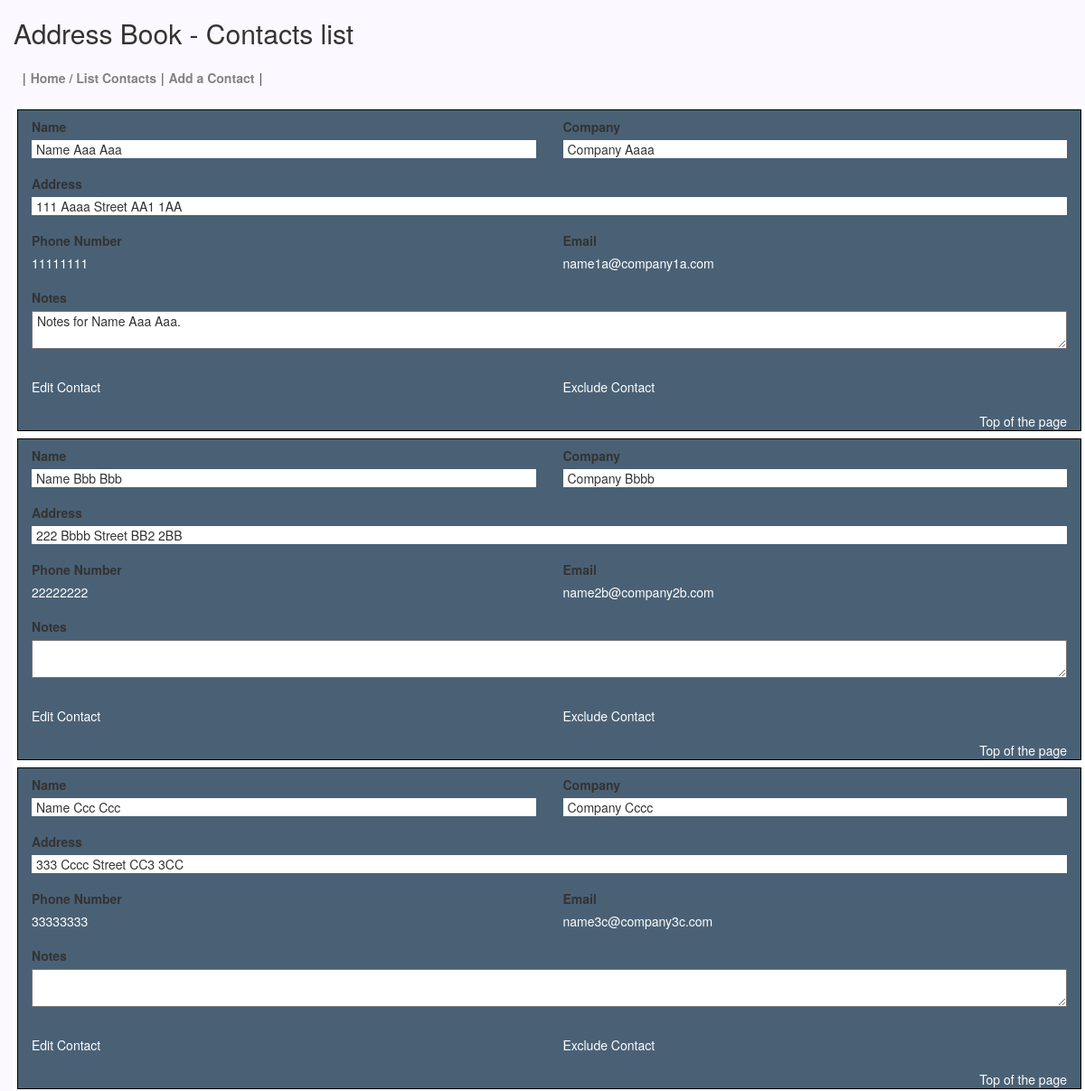
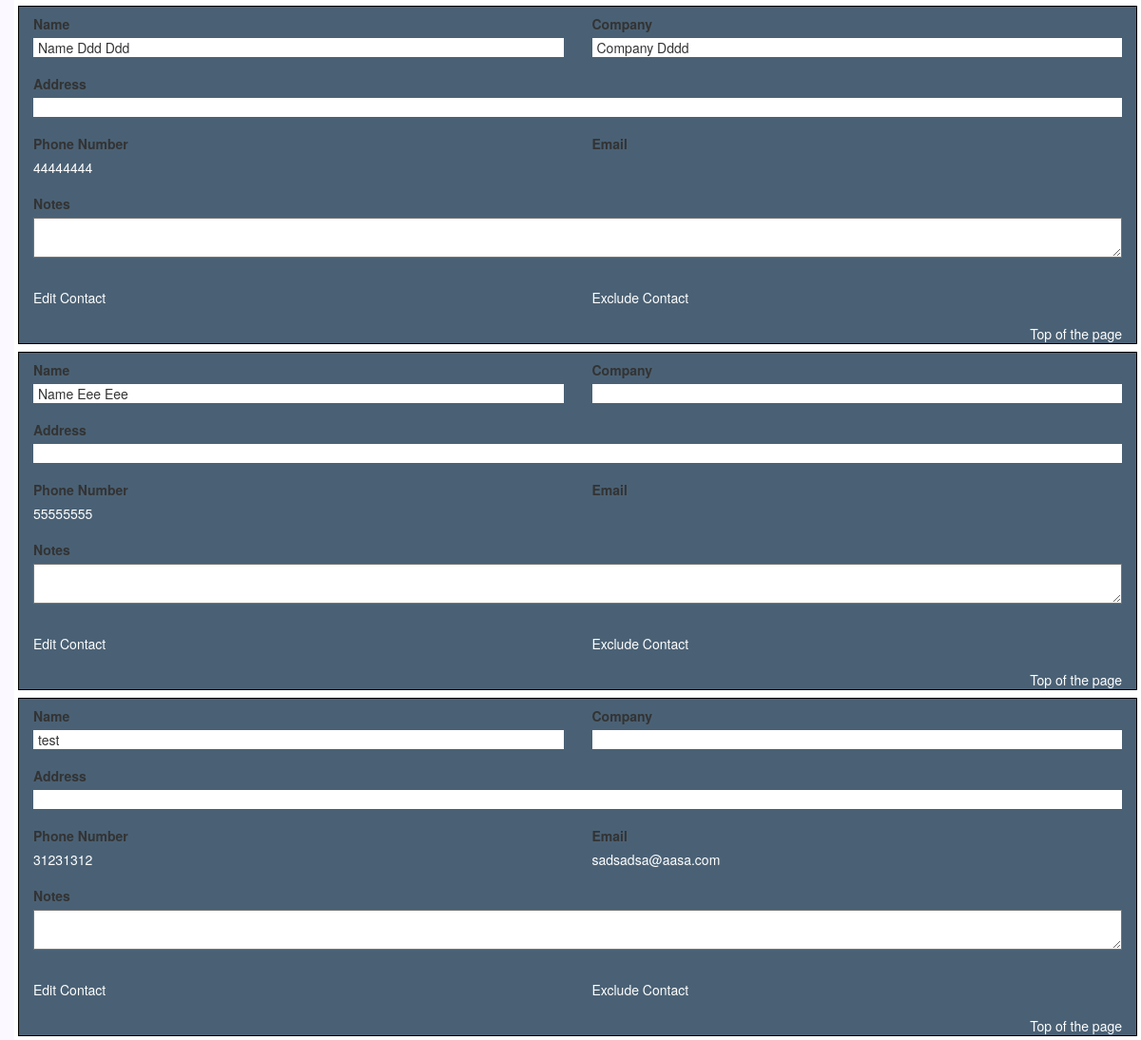
The page / on the database its author committed (2 pictures, top to bottom).
### tables this page shows
CREATE TABLE IF NOT EXISTS `address_book_table` (
  `id` int(5) NOT NULL AUTO_INCREMENT,
  `name` varchar(255) NOT NULL COMMENT 'Required.',
  `company` varchar(255) DEFAULT NULL,
  `address` varchar(255) DEFAULT NULL,
  `phone` varchar(255) NOT NULL COMMENT 'Required.',
  `email` varchar(255) DEFAULT NULL,
  `notes` text,
  PRIMARY KEY (`id`)
);

### inc/config.php (called while the page is built, shortened)
<?php
$debug = 0;
$db_host = "localhost";
$db_user = "root";
$db_password = "root";
$db_name = "address_book_db";
$db_management_system = "mysql";
?>

### lib/adodb5/adodb.inc.php (called while the page is built, shortened)
<?php
if (!defined('_ADODB_LAYER')) {
	function ADODB_str_replace($src, $dest, $data) {
		if (ADODB_PHPVER >= 0x4050) {
			return str_replace($src,$dest,$data);
		}
		return $data;
	}
	function ADODB_Setup() {
		$ADODB_FETCH_MODE = ADODB_FETCH_DEFAULT;
	}
	abstract class ADOConnection {
	var $database = '';
	var $host = '';
	var $user = '';
	var $debug = false;
	var $true = '1';
	var $false = '0';
	var $fetchMode=false;
	var $bulkBind = false;
	var $_queryID = false;
	var $_bindInputArray = false;
	function PConnect($argHostname = "", $argUsername = "", $argPassword = "", $argDatabaseName = "") {
		if ($argHostname != "") {
			$this->host = $argHostname;
		}
		if ($argUsername != "") {
			$this->user = $argUsername;
		}
		if ($argDatabaseName != "") {
			$this->database = $argDatabaseName;
		}
		if ($rez = $this->_pconnect($this->host, $this->user, $argPassword, $this->database)) {
			return true;
		}
		return $ret;
	}
	function Execute($sql,$inputarr=false) {
		if ($inputarr !== false) {
			if (!is_array($inputarr)) {
				$inputarr = array($inputarr);
			}
			$element0 = reset($inputarr);
			$array_2d = $this->bulkBind && is_array($element0) && !is_object(reset($element0));
			unset($element0);
			if (!is_array($sql) && !$this->_bindInputArray) {
				$sqlarr = explode('?',$sql);
				$nparams = sizeof($sqlarr)-1;
				if ($nparams != count($inputarr)) {
					$this->outp_throw(
						"Input array has " . count($inputarr) .
						" params, does not match query: '" . htmlspecialchars($sql) . "'",
						'Execute'
					);
					return false;
				}
				if (!$array_2d) {
					$inputarr = array($inputarr);
				}
				foreach($inputarr as $arr) {
					$sql = ''; $i = 0;
					while(list(, $v) = each($arr)) {
						$sql .= $sqlarr[$i];
						$typ = gettype($v);
						if ($typ == 'string') {
							$sql .= $this->qstr($v);
						} else if ($typ == 'double') {
							$sql .= str_replace(',','.',$v);
						} else if ($typ == 'boolean') {
							$sql .= $v ? $this->true : $this->false;
						} else if ($typ == 'object') {
							if (method_exists($v, '__toString')) {
								$sql .= $this->qstr($v->__toString());
							} else {
								$sql .= $this->qstr((string) $v);
							}
						} else if ($v === null) {
							$sql .= 'NULL';
						} else {
							$sql .= $v;
						}
						$i += 1;
						if ($i == $nparams) {
							break;
						}
					}
					if (isset($sqlarr[$i])) {
						$sql .= $sqlarr[$i];
						if ($i+1 != sizeof($sqlarr)) {
							$this->outp_throw( "Input Array does not match ?: ".htmlspecialchars($sql),'Execute');
						}
					} else if ($i != sizeof($sqlarr)) {
						$this->outp_throw( "Input array does not match ?: ".htmlspecialchars($sql),'Execute');
					}
					$ret = $this->_Execute($sql);
					if (!$ret) {
						return $ret;
					}
				}
			} else {
				if ($array_2d) {
					if (is_string($sql)) {
						$stmt = $this->Prepare($sql);
					} else {
						$stmt = $sql;
					}
					foreach($inputarr as $arr) {
						$ret = $this->_Execute($stmt,$arr);
						if (!$ret) {
							return $ret;
						}
					}
				} else {
					$ret = $this->_Execute($sql,$inputarr);
				}
			}
		} else {
			$ret = $this->_Execute($sql,false);
		}
		return $ret;
	}
	function _Execute($sql,$inputarr=false) {
		if( is_string($sql) ) {
			$sql = ADODB_str_replace( '_ADODB_COUNT', '', $sql );
		}
		if ($this->debug) {
			global $ADODB_INCLUDED_LIB;
			if (empty($ADODB_INCLUDED_LIB)) {
				include(ADODB_DIR.'/adodb-lib.inc.php');
			}
			$this->_queryID = _adodb_debug_execute($this, $sql,$inputarr);
		} else {
			$this->_queryID = @$this->_query($sql,$inputarr);
		}
		$rs = new $rsclass($this->_queryID,$this->fetchMode);
		$rs->connection = $this;
		$rs->Init();
		if (is_array($sql)) {
			$rs->sql = $sql[0];
		} else {
			$rs->sql = $sql;
		}
		return $rs;
	}
}
	class ADORecordSet implements IteratorAggregate {
	var $fields = false;
	var $EOF = false;
	var $_numOfRows = -1;
	var $_numOfFields = -1;
	var $_currentRow = -1;
	function __construct($queryID) {
		$this->_queryID = $queryID;
	}
	function Init() {
		if ($this->_numOfRows != 0 && $this->_numOfFields && $this->_currentRow == -1) {
			$this->_currentRow = 0;
			if ($this->EOF = ($this->_fetch() === false)) {
				$this->_numOfRows = 0;
			}
		} else {
			$this->EOF = true;
		}
	}
	function FetchRow() {
		if ($this->EOF) {
			return false;
		}
		$arr = $this->fields;
		$this->_currentRow++;
		if (!$this->_fetch()) {
			$this->EOF = true;
		}
		return $arr;
	}
	protected function AssocCaseConvertFunction($case = ADODB_ASSOC_CASE) {
		switch($case) {
			case ADODB_ASSOC_CASE_NATIVE:
			default:
				return false;
		}
	}
	function RecordCount() {
		return $this->_numOfRows;
	}
	protected function _updatefields()
	{
		if( empty($this->fields)) {
			return;
		}
		$fn_change_case = $this->AssocCaseConvertFunction();
		if(!$fn_change_case) {
			return;
		}
		$arr = array();
		$this->fields = $arr;
	}
}
	function ADOLoadCode($dbType) {
		$db = strtolower($dbType);
		switch ($db) {
			default:
				$class = $db; break;
		}
		$file = ADODB_DIR."/drivers/adodb-".$db.".inc.php";
		if (class_exists("ADODB_" . $class)) {
			return $class;
		}
		return false;
	}
	function ADONewConnection($db='') {
		global $ADODB_NEWCONNECTION, $ADODB_LASTDB;
		$errorfn = (defined('ADODB_ERROR_HANDLER')) ? ADODB_ERROR_HANDLER : false;
		if(empty($obj)) {
			if (!isset($ADODB_LASTDB)) {
				$ADODB_LASTDB = '';
			}
			if ($db != $ADODB_LASTDB) {
				$db = ADOLoadCode($db);
			}
			$cls = 'ADODB_'.$db;
			$obj = new $cls();
		}
		return $obj;
	}
}

### classes/Utils.class.php (called while the page is built, shortened)
<?php
class Utils {
    var $connection = NULL;
    function openConnection() {
        if ($this->connection == NULL) {
            require(DIR_FS_CONFIG . "inc/config.php");
            $connection = ADONewConnection($db_management_system);
            if ($connection->PConnect($db_host, $db_user, $db_password, $db_name)) {
                $connection->debug = $debug;
                $this->connection = $connection;
                return true;
            } else {
            	$this->setErrorMsg("DataBase connection error.");
                return false;
            }
        } else if (is_a($this->connection, '__PHP_Incomplete_Class')) {
            require(DIR_FS_CONFIG . "inc/config.php");
            $this->session_name = SESSION_NAME;
            $connection = ADONewConnection($db_management_system);
            if ($connection->PConnect($db_host, $db_user, $db_password, $db_name)) {
                $connection->debug = $debug;
                $this->connection = $connection;
                return true;
            } else {
                $this->setErrorMsg("DataBase connection error.");
                return false;
            }
        } else {
            return true;
        }
    }
}
?>

### lib/adodb5/drivers/adodb-mysql.inc.php (called while the page is built, shortened)
<?php
if (! defined("_ADODB_MYSQL_LAYER")) {
class ADODB_mysql extends ADOConnection {
	var $clientFlags = 0;
	function _pconnect($argHostname, $argUsername, $argPassword, $argDatabasename)
	{
		if (ADODB_PHPVER >= 0x4300)
			$this->_connectionID = mysql_pconnect($argHostname,$argUsername,$argPassword,$this->clientFlags);
		else
			$this->_connectionID = mysql_pconnect($argHostname,$argUsername,$argPassword);
		if ($argDatabasename) return $this->SelectDB($argDatabasename);
		return true;
	}
	function SelectDB($dbName)
	{
		if ($this->_connectionID) {
			return @mysql_select_db($dbName,$this->_connectionID);
		}
		else return false;
	}
	function _query($sql,$inputarr=false)
	{
	return mysql_query($sql,$this->_connectionID);
	}
}
class ADORecordSet_mysql extends ADORecordSet{
	function __construct($queryID,$mode=false)
	{
		if ($mode === false) {
			global $ADODB_FETCH_MODE;
			$mode = $ADODB_FETCH_MODE;
		}
		switch ($mode)
		{
		case ADODB_FETCH_DEFAULT:
		case ADODB_FETCH_BOTH:
		default:
			$this->fetchMode = MYSQL_BOTH; break;
		}
	}
	function _initrs()
	{
		$this->_numOfRows = @mysql_num_rows($this->_queryID);
		$this->_numOfFields = @mysql_num_fields($this->_queryID);
	}
	function _fetch()
	{
		$this->fields = @mysql_fetch_array($this->_queryID,$this->fetchMode);
		return is_array($this->fields);
	}
}
}

### classes/Contacts.class.php (called while the page is built, shortened)
<?php
class Contacts extends Utils {
    public function listsContacts() {
        $query = "SELECT *
                  FROM address_book_table
                  ORDER BY name";
        $rs = $this->connection->Execute($query);
        $list = array();
        if ($rs && $rs->recordCount() > 0) {
            while ($row = $rs->fetchRow()) {
                array_push($list, $row);
            }
        }
        return $list;
    }
}
?>

### index.php (the view, shortened to what this page needs)
<?php
	require("inc/config.php");
	require(DIR_FS_LIB . "adodb5/adodb.inc.php");
	require(DIR_FS_CLASSES . "Utils.class.php");
	require(DIR_FS_CLASSES . "Contacts.class.php");
    $subTitle = "Contacts list";
    require("header.php");
?>
<div class="ĺistWrapper">
<?php
    $contacts = new Contacts();
    $contactList = $contacts->listsContacts();
    foreach ($contactList as $contactLine) {
echo '<div class="contactLine">
	<a name="contactTop'.$contactLine['id'].'"></a>
	<div id="divListContatcLeft" class="col-xs-12 col-sm-6">
	<p><label for="name">Name</label><br>
		  <input name="name" id="name" value="'.$contactLine['name'].'" readonly/></p>
	</div>
	<div class="clearfix visible-xs-block"></div>
	<div id="divListContatcRight" class="col-xs-12 col-sm-6">
		  <p><label for="company">Company</label><br>
		  <input name="company" id="company" value="'.$contactLine['company'].'" readonly/></p>
	</div>
	<div class="clearfix visible-xs-block"></div>
	<div id="divListContatcLeft" class="col-xs-12">
		  <p><label for="address">Address</label><br>
		  <input name="address" id="address" value="'.$contactLine['address'].'" readonly/></p>
	</div>
	<div class="clearfix visible-xs-block"></div>
	<div id="divListContatcLeft" class="col-xs-12 col-sm-6">
		  <p><label for="phone">Phone Number</label><br>
		  <a href="tel:'.$contactLine['phone'].'">'.$contactLine['phone'].'</a></p>
	</div>
	<div class="clearfix visible-xs-block"></div>
	<div id="divListContatcRight" class="col-xs-12 col-sm-6">
		  <p><label for="email">Email</label><br>
		  <span class="spanEmail"><a href="mailto:'.$contactLine['email'].'?Subject=Hello" target="_top">'.$contactLine['email'].'</a></span></p>
	</div>
	<div class="clearfix visible-xs-block"></div>
	<div id="divListContatcRight" class="col-xs-12">
		  <p><label for="notes">Notes</label><br>
		  <textarea name="notes" id="notes">'.$contactLine['notes'].'</textarea></p>
	</div>
	<div class="clearfix visible-xs-block"></div>
	<div id="divListContatcLeft" class="col-xs-6">
		  <p><a href="editContact.php?action=bringContactData&id='.$contactLine['id'].'"><div class="editContactBtn">Edit Contact</div></a></p>
	</div>
	<div class="clearfix visible-xs-block"></div>
	<div id="divListContatcRight" class="col-xs-6">
		   <p><a href="excludeContact.php?id='.$contactLine['id'].'"><div class="excludeContactBtn">Exclude Contact</div></a></p>
	</div>
	<div id="divListContatcLeft" class="col-xs-12">
		  <p><a href="#top" class="top">Top of the page</a></p>
	</div>
	</div>';
}
?>
</div>
<?php
    require("footer.php");
?>

### header.php (shortened to what this page needs)
<?php
	$title = "Address Book";
?><!DOCTYPE html>
<html lang="en">
<head>
	<link href="css/style.css" rel="stylesheet" />
	<link href="css/bootstrap.min.css" rel="stylesheet">
</head>
<body>
	<div class="col-xs-12">
		<?php print '<h2 id="page_title">' . $title . ' - ' . $subTitle . '</h2>'; ?>
	</div>
     <div class="col-xs-12" id="menu">
        <ul>
        	<li>|</li>
            <li><a href = "index.php">Home / List Contacts</a></li>
            <li>|</li>
            <li><a href = "addContact.php?action=''">Add a Contact</a></li>
            <li>|</li>
        </ul>
     </div>
     <div class="col-xs-12" id="div_body">

### footer.php
   </div>
</body>
</html>

### css/style.css (style rules this page uses)
body { background-color: #FBF9FF !important; }
a { color: #FFFFFF !important; }
#menu { height: 44px; float: inherit !important; clear: both; margin: 20px 10px 10px 10px; }
#menu ul { list-style-type: none; margin: 0; padding: 0; }
#menu ul li { float: left; margin: 13px 5px 5px 0px; }
#menu ul li a { font-size: 14px; color: #838383 !important; font-weight: bold; text-decoration: none; }
#divListContatcLeft, #divListContatcRight, #divFormLineLeft, #divFormLineRight { padding-top: 8px; }
#divListContatcLeft input, textarea { padding: 0 0 0 5px; width: 100%; border-width: 0; }
#divListContatcRight input, textarea { padding: 0 0 0 5px; width: 100%; border-width: 0; }
#divFormLineLeft input, textarea { padding: 0 0 0 5px; width: 100%; }
#divFormLineRight input, textarea { padding: 0 0 0 5px; width: 100%; }
.ĺistWrapper { position: absolute; background-color: #FFFFFF; }
.ĺistWrapper .contactLine { margin: 4px; border: 1px #000000 solid; display: inline-table; background-color: #4A6175; }
.contactLine { margin: 15px 0; }
#notes { border-width: 1px; }
.top { float: right; }
.spanEmail { min-height: 20px; display: table; }

### rows shown on the page
address_book_table: name "Name Aaa Aaa", company "Company Aaaa", address "111 Aaaa Street AA1 1AA", phone "11111111", email "name1a@company1a.com", notes "Notes for Name Aaa Aaa."
address_book_table: name "Name Bbb Bbb", company "Company Bbbb", address "222 Bbbb Street BB2 2BB", phone "22222222", email "name2b@company2b.com"
address_book_table: name "Name Ccc Ccc", company "Company Cccc", address "333 Cccc Street CC3 3CC", phone "33333333", email "name3c@company3c.com"
address_book_table: name "Name Ddd Ddd", company "Company Dddd", phone "44444444"
address_book_table: name "Name Eee Eee", phone "55555555"
address_book_table: name "test", phone "31231312", email "sadsadsa@aasa.com"

### other values the page prints
$title "Address Book"
$subTitle "Contacts list"
